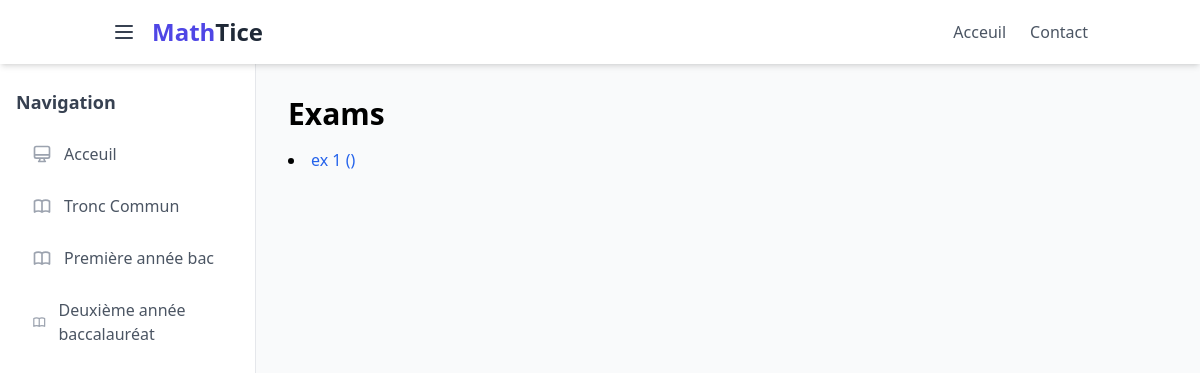
Page /courses/exams/ on the committed database.
### courses/models.py (models this page shows, shortened)
class SchoolLevel(models.Model):
    name = models.CharField(max_length=100)

class Exam(models.Model):
    title = models.CharField(max_length=200)
    level = models.ForeignKey(SchoolLevel, on_delete=models.CASCADE)
    pdf_file = models.FileField(upload_to='exams/')
    with_solution = models.BooleanField(default=False)

### courses/views.py (the view)
# urls.py: path('exams/', views.exam_list, name='exam_list'),
def exam_list(request):
    exams = Exam.objects.all()
    return render(request, 'courses/exam_list.html', {'exams': exams})

### courses/context_processors.py (called while the page is built)
def all_levels(request):
    return {
        'all_levels': SchoolLevel.objects.all()
    }

### webstudy/templates/courses/exam_list.html (shortened to what this page needs)
{% extends 'base.html' %}
{% block content %}
<h1 class="text-3xl font-bold mb-4">Exams</h1>
<ul class="list-disc list-inside">
    {% for exam in exams %}
    <li>
        <a href="{{ exam.pdf_file.url }}" class="text-blue-600 hover:underline" target="_blank">{{ exam.title }} ({{ exam.course.title }})</a>
    </li>
    {% endfor %}
</ul>
{% endblock %}

### webstudy/templates/base.html (shortened to what this page needs)
<!DOCTYPE html>
<html lang="en">
<head>
    <script src="https://cdn.tailwindcss.com"></script>
</head>
<body class="bg-gray-50 font-sans">
    <div class="flex flex-col h-screen">
        <header class="bg-white shadow-md z-30">
            <div class="container mx-auto px-6 py-4 flex justify-between items-center">
                <div class="flex items-center space-x-4">
                    <button id="sidebar-toggle" class="text-gray-700 hover:text-indigo-600 focus:outline-none">
                        <svg class="w-6 h-6" fill="none" stroke="currentColor" viewBox="0 0 24 24" xmlns="http://www.w3.org/2000/svg"><path stroke-linecap="round" stroke-linejoin="round" stroke-width="2" d="M4 6h16M4 12h16M4 18h16"></path></svg>
                    </button>
                    <a href="/" class="text-2xl font-bold text-gray-800">
                        <span class="text-indigo-600">Math</span>Tice
                    </a>
                </div>
                <nav class="hidden md:flex items-center space-x-6">
                    <a href="/" class="text-gray-600 hover:text-indigo-600 transition">Acceuil</a>
                    <a href="{% url 'contact' %}" class="text-gray-600 hover:text-indigo-600 transition">Contact</a>
                </nav>
            </div>
        </header>
        <div class="flex flex-1 overflow-hidden">
            <aside id="sidebar" class="w-64 bg-white shadow-lg flex-shrink-0 transform -translate-x-full transition-transform duration-300 ease-in-out z-20 md:translate-x-0 md:shadow-none md:border-r">
                <div class="py-6 px-4">
                    <h2 class="text-lg font-semibold text-gray-700 mb-4">Navigation</h2>
                    <nav class="space-y-2">
                        <a href="{% url 'article_list' %}" class="flex items-center px-4 py-2.5 text-gray-600 rounded-lg hover:bg-indigo-50 hover:text-indigo-700 transition group">
                            Acceuil
                        </a>
            {% for level in all_levels %}
            <a href="{% url 'courses_by_level' level.id %}" class="flex items-center p-2 px-4 py-2.5 text-gray-600 rounded-lg hover:bg-indigo-50 hover:text-indigo-700 transition group">
                {{ level.name }}
            </a>
            {% endfor %}
                    </nav>
                </div>
            </aside>
            <main class="flex-1 p-6 lg:p-8 overflow-y-auto">
                {% block content %}{% endblock %}
            </main>
        </div>
    </div>
</body>
</html>

### rows in the picture
SchoolLevel: name "Tronc Commun"
SchoolLevel: name "Première année bac"
SchoolLevel: name "Deuxième année baccalauréat"
Exam: title "ex 1"
